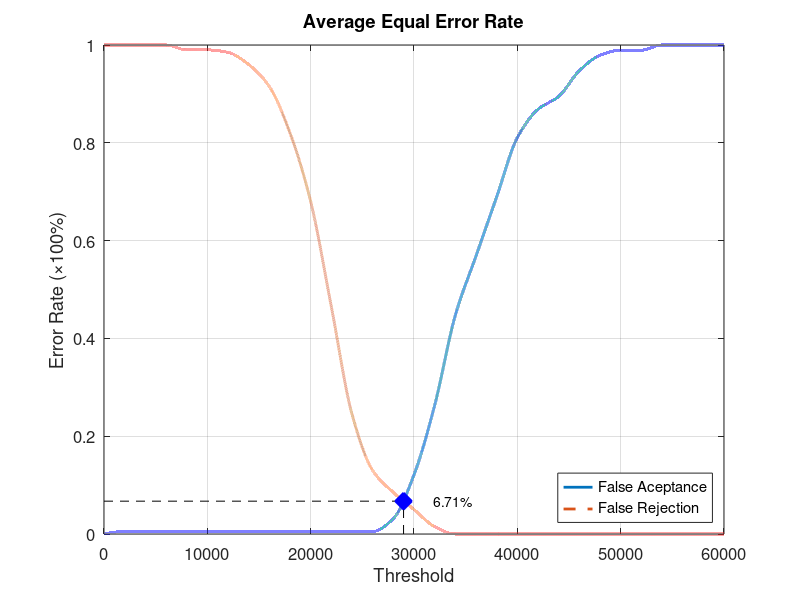
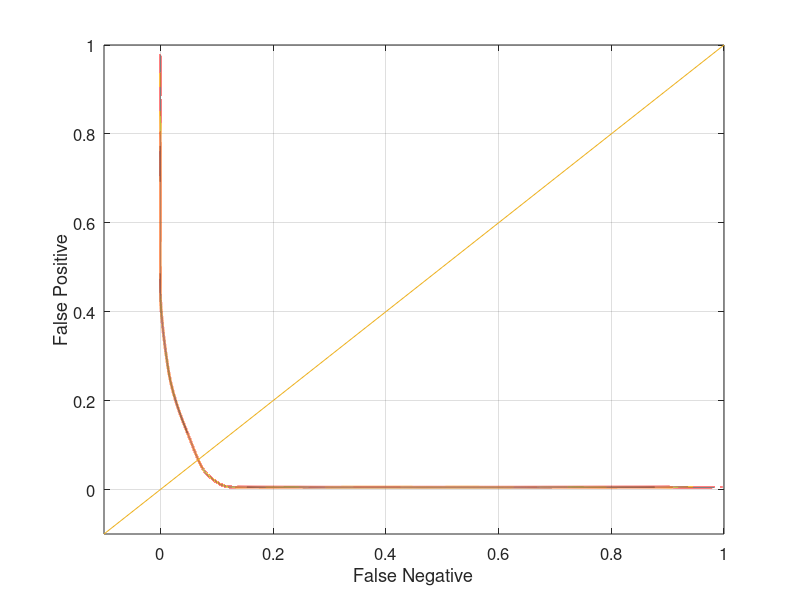

Write MATLAB code to recreate these figures, in order.
function yEER = Database4_3
close all;
clear;
clc;
x = 0:2000:60000;
xq = 0:0.5:60000;

y0 = [0 0.00526316 0.00526316 0.00526316 0.00526316 0.00526316 0.00526316 0.00526316 0.00526316 0.00526316 0.00526316 0.00526316 0.00526316 0.00526316 0.0315789 0.121053 0.263158 0.447368 0.568421 0.689474 0.810526 0.868421 0.894737 0.947368 0.978947 0.989474 0.989474 1 1 1 1];
yy0 = interp1(x, y0, xq, 'pchip');
y1 = [1 1 1 1 0.99 0.99 0.985 0.96 0.915 0.82 0.68 0.465 0.245 0.13 0.085 0.05 0.015 0 0 0 0 0 0 0 0 0 0 0 0 0 0];
yy1 = interp1(x, y1, xq, 'pchip');

% Calculating EER: 
y2 = abs(y0 - y1);
find(y2 == min(y2))
yy2 = abs(yy0 - yy1);
xEER = find(yy2 == min(yy2));
xEERIndex = xq(xEER) % X-axis EER
yEER = yy0(xEER) % Y-axis EER

main = figure
plot(xq, yy0,'-','LineWidth', 2);	hold on
plot(xq, yy1,'--','LineWidth', 2);	hold on
plot([xEERIndex xEERIndex], [0 yEER], 'k--');	hold on
plot([0 xEERIndex], [yEER yEER], 'k--');	hold on
plot(xEERIndex, yEER, 'bx', 'LineWidth', 10);	hold on
text(xEERIndex + 10 * xEERIndex / 100, yEER, [num2str(round((10000 * yEER)) / 100) '%'])
legend('False Aceptance', 'False Rejection', 'Location', 'SouthEast')
xlabel('Threshold')
ylabel('Error Rate (\times100%)')
title('Average Equal Error Rate')
set(gca, 'FontSize', 12)
axis([0 60000 0 1])
grid on

print(main, 'Database4_3Main', '-dpng');
FNRxFPR = figure('Color', [1 1 1]);
plot(yy1, yy0, '-', yy1, yy0, 'LineWidth', 2);
hold on
y = -0.1:0.1:1
plot(y, y); 
set(gca, 'FontSize', 12)
xlabel('False Negative')
ylabel('False Positive')
axis([-0.1 1 -0.1 1])
set(gca, 'FontSize', 12)
grid on

print(FNRxFPR, 'Database4_3FNRxFPR','-dpng');
end
